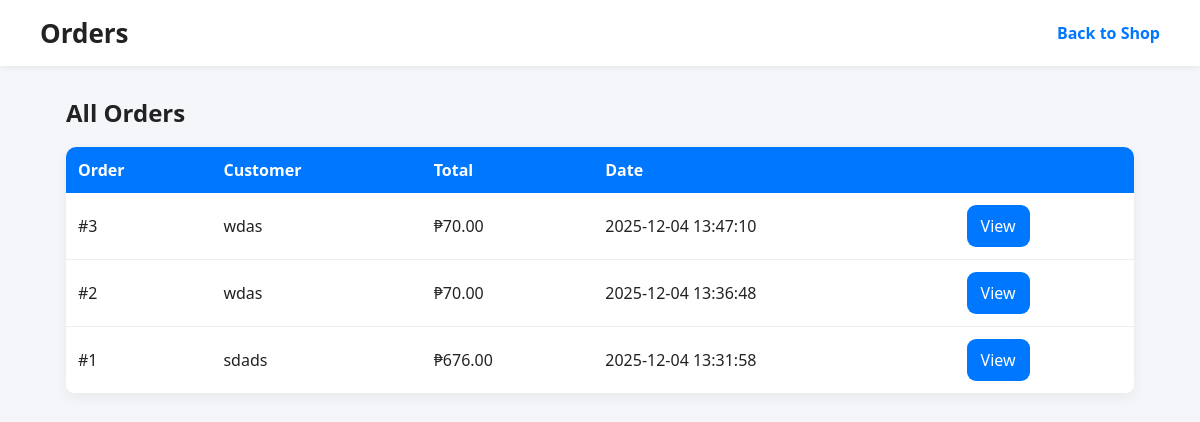
The page /delacruz_site/orders.php on the database its author committed.
### tables this page shows
CREATE TABLE `orders` (
  `order_id` int(11) NOT NULL,
  `customer_id` int(11) DEFAULT NULL,
  `order_date` datetime DEFAULT current_timestamp(),
  `total_amount` decimal(10,2) DEFAULT NULL
);

CREATE TABLE `customers` (
  `customer_id` int(11) NOT NULL,
  `fullname` varchar(255) DEFAULT NULL,
  `email` varchar(255) DEFAULT NULL,
  `phone` varchar(50) DEFAULT NULL,
  `address` text DEFAULT NULL
);

### delacruz_site/orders.php (the view, shortened to what this page needs)
<?php
include "database.php";
$orders = $conn->query("SELECT o.*, c.fullname FROM orders o JOIN customers c ON c.customer_id=o.customer_id ORDER BY o.order_id DESC");
?>
<!DOCTYPE html>
<html>
<head>
  <link rel="stylesheet" href="style.css">
</head>
<body>
  <nav class="navbar">
    <div class="nav-left"><h1>Orders</h1></div>
    <div class="nav-right"><a href="index.php" class="cart-link">Back to Shop</a></div>
  </nav>
  <div class="container-center">
    <h2 style="margin:18px 0;">All Orders</h2>
    <table class="cart-table">
      <tr><th>Order</th><th>Customer</th><th>Total</th><th>Date</th><th></th></tr>
      <?php while ($o = $orders->fetch_assoc()): ?>
        <tr>
          <td>#<?= $o['order_id'] ?></td>
          <td><?= htmlspecialchars($o['fullname']) ?></td>
          <td>₱<?= number_format($o['total_amount'],2) ?></td>
          <td><?= $o['order_date'] ?></td>
          <td><a href="order_view.php?id=<?= $o['order_id'] ?>" class="btn">View</a></td>
        </tr>
      <?php endwhile; ?>
    </table>
  </div>
</body>
</html>

### delacruz_site/style.css (style rules this page uses)
* { margin: 0; padding: 0; box-sizing: border-box; font-family: system-ui, -apple-system, "Segoe UI", Roboto, Arial; }
body { background: #f4f6f9; color: #222; }
.navbar { padding: 15px 40px; background: #fff; display: flex; justify-content: space-between; align-items: center; box-shadow: 0 2px 6px rgba(0,0,0,0.06); position: sticky; top: 0; z-index: 5; }
.nav-left h1 { font-size: 26px; font-weight: 700; color: #222; }
.cart-link { font-size: 16px; color: #0077ff; text-decoration: none; font-weight: 600; }
.btn { background: #0077ff; color: #fff; padding: 10px 14px; border-radius: 9px; text-decoration: none; display: inline-block; transition: .15s; }
.container-center { max-width: 1100px; margin: 30px auto; padding: 0 16px; }
.cart-table { width: 100%; border-collapse: collapse; background: #fff; border-radius: 10px; overflow: hidden; box-shadow: 0 4px 14px rgba(0,0,0,0.06); }
.cart-table th { background: #0077ff; color: #fff; padding: 12px; text-align: left; }
.cart-table td { padding: 12px; border-bottom: 1px solid #eee; vertical-align: middle; }

### rows shown on the page
orders: order_id "3", customer.fullname "wdas", total_amount "70.00", order_date "2025-12-04 13:47:10"
orders: order_id "2", customer.fullname "wdas", total_amount "70.00", order_date "2025-12-04 13:36:48"
orders: order_id "1", customer.fullname "sdads", total_amount "676.00", order_date "2025-12-04 13:31:58"
